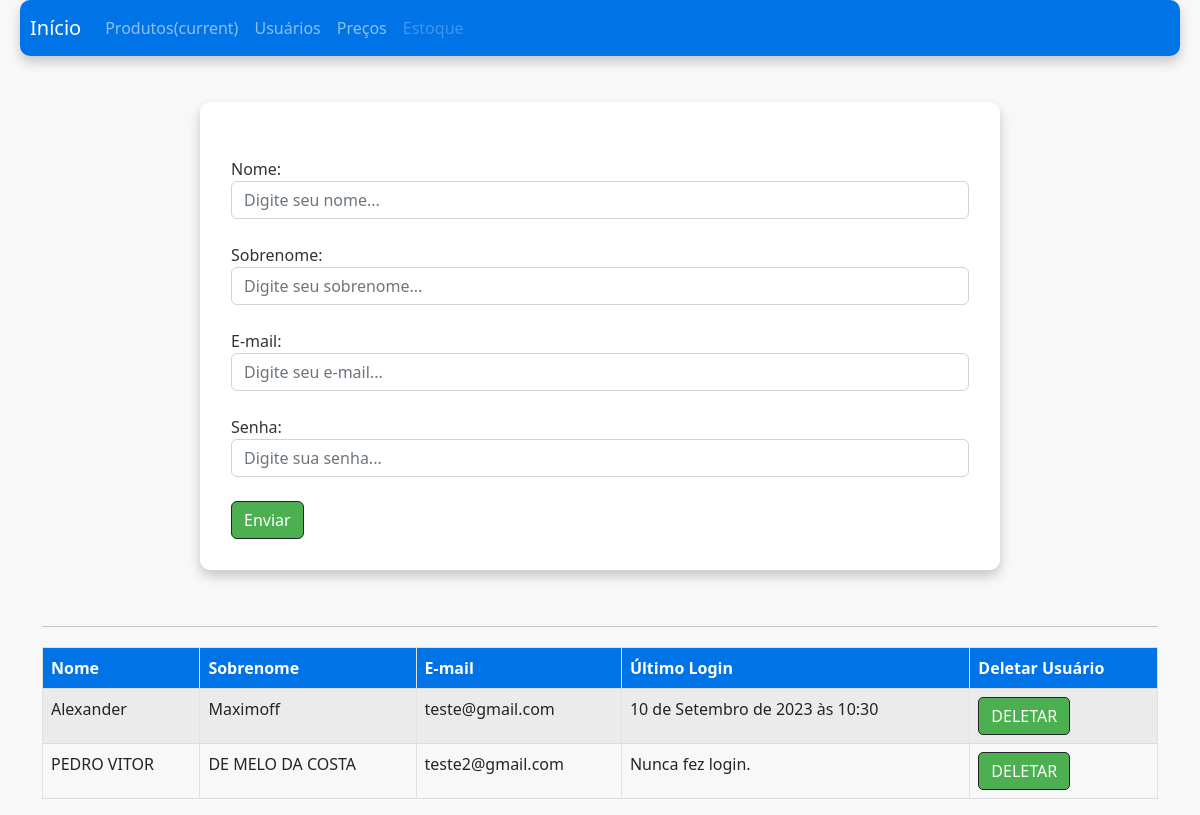
/auth/cadastrar_vendedor/, run on an earlier commit of the app's database.
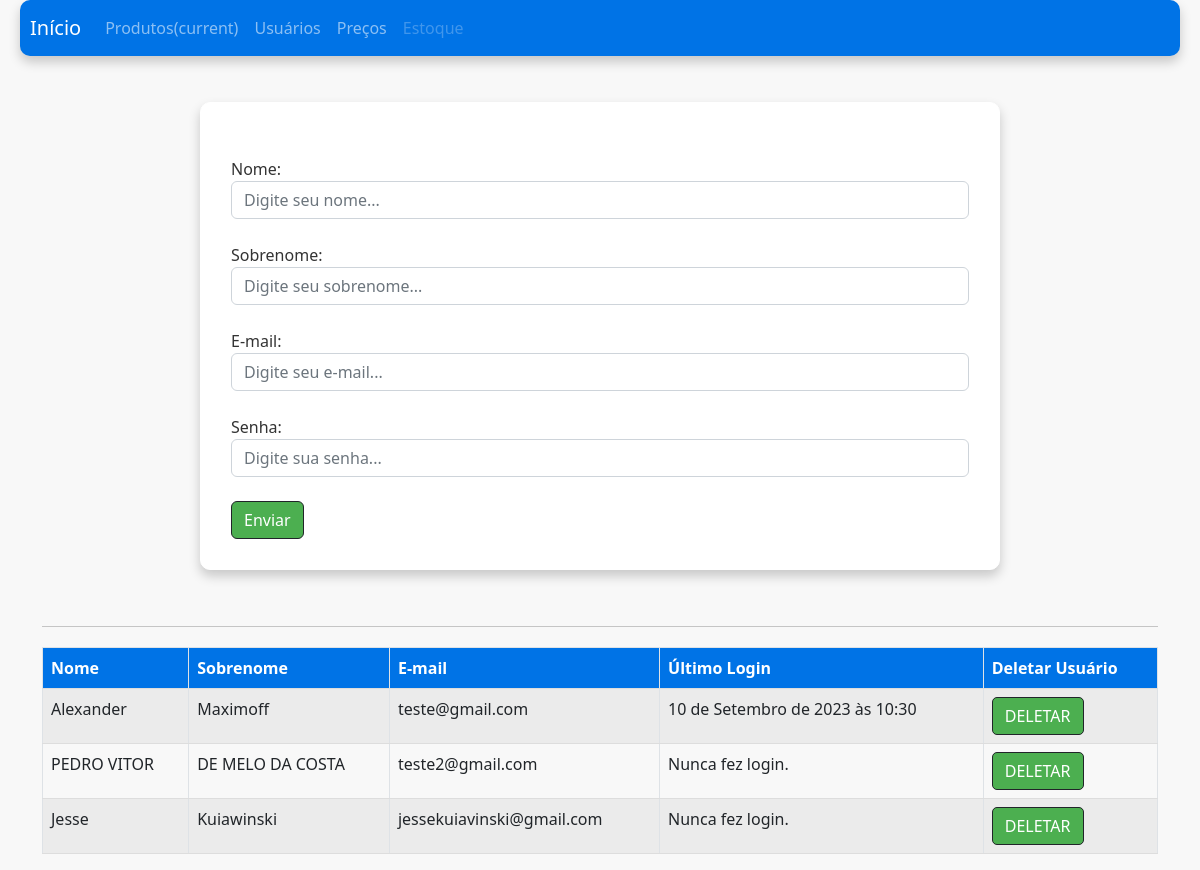
And on a later commit of the database.
### usuarios/models.py (models this page shows)
class Users(AbstractUser):
  choices_cargo = (('O', 'Operador de Caixa'),
                   ('F', 'Fiscal - Gerente'))
  cargo = models.CharField(max_length=1, choices= choices_cargo)

### usuarios/views.py (the view, shortened to what this page needs)
# urls.py: path('cadastrar_vendedor/', views.cadastrar_vendedor, name='cadastrar_vendedor'),
@has_permission_decorator('cadastrar_vendedor')
def cadastrar_vendedor(request):
    if request.method == 'GET':
        vendedores = Users.objects.filter(cargo='O')
        return render(request, 'cadastrar_vendedor.html', {'vendedores': vendedores})

### usuarios/templates/cadastrar_vendedor.html (shortened to what this page needs)
{% extends 'base.html' %}
{% block 'body' %}
  <div class='container'>
      <br>
    <form action='{% url 'cadastrar_vendedor' %}' method='POST' class="contact-form"> {% csrf_token %}
      <br>
      <label for="nome">Nome:</label>
      <input type="text" placeholder="Digite seu nome..." name="nome" id="nome" class='form-control'></input>
      <br>
      <label for="sobrenome">Sobrenome:</label>
      <input type="text" placeholder="Digite seu sobrenome..." name="sobrenome" id="sobrenome" class='form-control'></input>
      <br>
      <label for="email">E-mail:</label>
      <input type="email" placeholder="Digite seu e-mail..." name="email" id="email" class='form-control'></input>
      <br>
      <label for="password">Senha:</label>
      <input type="password" placeholder="Digite sua senha..." name="password" id="password" class='form-control'></input>
      <br>
      <input type='submit' value='Enviar' class='btnContactSubmit btn btn-dark bg-btn'>
    </form>
    <hr class='bg-hr'>
    <table class="table table-striped table-bordered">
      <thead class="thead-dark">
        <tr>
          <th scope="col">Nome</th>
          <th scope="col">Sobrenome</th>
          <th scope="col">E-mail</th>
          <th scope="col">Último Login</th>
          <th scope="col">Deletar Usuário</th>
        </tr>
      </thead>
      <tbody>
        {% for vendedor in vendedores %}
          <tr>
            <td>{{vendedor.first_name}}</td>
            <td>{{vendedor.last_name}}</td>
            <td>{{vendedor.email}}</td>
            <td>{% if not vendedor.last_login %}
                  Nunca fez login.
                {% else %}
                  {{vendedor.last_login}}</td>
                {% endif %}
            <td><a href="{% url 'delete_user' vendedor.id %}" class='btnContact btn btn-dark bg-btn'>DELETAR</a></td>
          </tr>
        {% endfor %}
      </tbody>
    </table>
  </div>
{% endblock %}

### templates/base.html (shortened to what this page needs)
{% load static %}
<!DOCTYPE html>
<html lang="pt-BR">
  <head>
    <link
      href="https://cdn.jsdelivr.net/npm/bootstrap@5.2.3/dist/css/bootstrap.min.css"
      rel="stylesheet"
    />
    <link rel="stylesheet" href="{% static 'usuarios/css/base.css' %}" />
    <nav class="navbar navbar-expand-lg navbar-dark bg-nav">
      <a class="navbar-brand" href="#">Início</a>
      <div class="collapse navbar-collapse" id="navbarNav">
        <ul class="navbar-nav">
          <li class="nav-item active">
            <a class="nav-link" href="#"
              >Produtos<span class="sr-only">(current)</span></a
            >
          </li>
          <li class="nav-item">
            <a class="nav-link" href="#">Usuários</a>
          </li>
          <li class="nav-item">
            <a class="nav-link" href="#">Preços</a>
          </li>
          <li class="nav-item">
            <a class="nav-link disabled" href="#">Estoque</a>
          </li>
        </ul>
      </div>
    </nav>
  </head>
  <body class="fundo">
    {% block 'body' %} {% endblock %}
  </body>
</html>

### templates/static/usuarios/css/base.css (style rules this page uses)
.navbar { margin-left: 20px; margin-right: 20px; border-radius: 10px; box-shadow: 0 6px 12px 0 rgba(0, 0, 0, 0.2); padding-left: 10px; }
.contact-form { background: #fff; margin-top: 2%; margin-bottom: 5%; width: 90%; max-width: 800px; padding: 30px; border-radius: 10px; box-shadow: 0 6px 12px 0 rgba(0, 0, 0, 0.2); border: 1px solid #fff; margin-left: auto; margin-right: auto; }
.fundo { background-color: #f8f8f8; color: #333; }
.bg-nav { background-color: #0073e6; }
.bg-hr { background-color: #ddd; }
.bg-btn { background-color: #4caf50; color: #fff; }
.btnContact { border-radius: 5px; }
.table { width: 100%; margin-top: 20px; border-collapse: collapse; }
.table th, .table td { padding: 8px; text-align: left; border-bottom: 1px solid #ddd; }
.table th { background-color: #0073e6; color: #fff; }

What changed in the data, as far as the page shows it:
added Users: first_name "Jesse", last_name "Kuiawinski", email "jessekuiavinski@gmail.com", shows "Nunca fez login."
